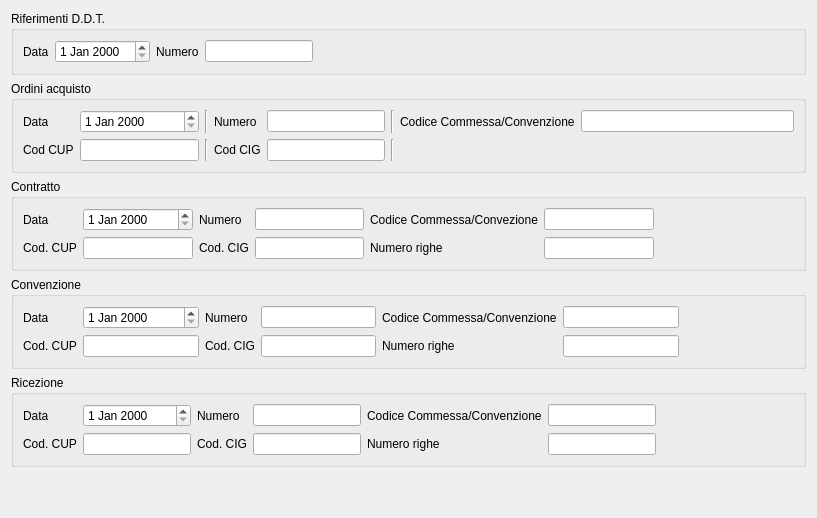
     <widget class="QWidget" name="tab_14">
      <attribute name="title">
       <string>Riferimenti</string>
      </attribute>
      <layout class="QGridLayout" name="gridLayout_9">
       <item row="4" column="0">
        <widget class="QGroupBox" name="groupBox_14">
         <property name="title">
          <string>Ricezione</string>
         </property>
         <layout class="QGridLayout" name="gridLayout_11">
          <item row="0" column="0">
           <widget class="QLabel" name="label_55">
            <property name="text">
             <string>Data</string>
            </property>
           </widget>
          </item>
          <item row="0" column="1">
           <widget class="QDateEdit" name="data_ric"/>
          </item>
          <item row="0" column="2">
           <widget class="QLabel" name="label_56">
            <property name="text">
             <string>Numero</string>
            </property>
           </widget>
          </item>
          <item row="0" column="3">
           <widget class="QLineEdit" name="numero_ric"/>
          </item>
          <item row="0" column="4">
           <widget class="QLabel" name="label_57">
            <property name="text">
             <string>Codice Commessa/Convenzione</string>
            </property>
           </widget>
          </item>
          <item row="0" column="5">
           <widget class="QLineEdit" name="cod_ric"/>
          </item>
          <item row="0" column="6">
           <spacer name="horizontalSpacer_7">
            <property name="orientation">
             <enum>Qt::Horizontal</enum>
            </property>
            <property name="sizeHint" stdset="0">
             <size>
              <width>138</width>
              <height>19</height>
             </size>
            </property>
           </spacer>
          </item>
          <item row="1" column="0">
           <widget class="QLabel" name="label_58">
            <property name="text">
             <string>Cod. CUP</string>
            </property>
           </widget>
          </item>
          <item row="1" column="1">
           <widget class="QLineEdit" name="cod_cup_ric"/>
          </item>
          <item row="1" column="2">
           <widget class="QLabel" name="label_59">
            <property name="text">
             <string>Cod. CIG</string>
            </property>
           </widget>
          </item>
          <item row="1" column="3">
           <widget class="QLineEdit" name="cod_cig_ric"/>
          </item>
          <item row="1" column="4">
           <widget class="QLabel" name="label_88">
            <property name="text">
             <string>Numero righe</string>
            </property>
           </widget>
          </item>
          <item row="1" column="5">
           <widget class="QLineEdit" name="num_righe_ric"/>
          </item>
         </layout>
        </widget>
       </item>
       <item row="0" column="0">
        <widget class="QGroupBox" name="groupBox_10">
         <property name="title">
          <string>Riferimenti D.D.T.</string>
         </property>
         <layout class="QGridLayout" name="gridLayout_24">
          <item row="0" column="1">
           <widget class="QDateEdit" name="data_conv_ddt">
            <property name="sizePolicy">
             <sizepolicy hsizetype="Fixed" vsizetype="Fixed">
              <horstretch>0</horstretch>
              <verstretch>0</verstretch>
             </sizepolicy>
            </property>
           </widget>
          </item>
          <item row="0" column="2">
           <widget class="QLabel" name="label_39">
            <property name="text">
             <string>Numero</string>
            </property>
           </widget>
          </item>
          <item row="0" column="3">
           <widget class="QLineEdit" name="numero">
            <property name="sizePolicy">
             <sizepolicy hsizetype="Fixed" vsizetype="Fixed">
              <horstretch>0</horstretch>
              <verstretch>0</verstretch>
             </sizepolicy>
            </property>
           </widget>
          </item>
          <item row="0" column="0">
           <widget class="QLabel" name="label_38">
            <property name="text">
             <string>Data</string>
            </property>
           </widget>
          </item>
          <item row="0" column="4">
           <spacer name="horizontalSpacer">
            <property name="orientation">
             <enum>Qt::Horizontal</enum>
            </property>
            <property name="sizeHint" stdset="0">
             <size>
              <width>40</width>
              <height>20</height>
             </size>
            </property>
           </spacer>
          </item>
         </layout>
        </widget>
       </item>
       <item row="3" column="0">
        <widget class="QGroupBox" name="groupBox_13">
         <property name="title">
          <string>Convenzione</string>
         </property>
         <layout class="QGridLayout" name="gridLayout_25">
          <item row="1" column="2">
           <widget class="QLabel" name="label_54">
            <property name="text">
             <string>Cod. CIG</string>
            </property>
           </widget>
          </item>
          <item row="1" column="3">
           <widget class="QLineEdit" name="cod_cig_conv"/>
          </item>
          <item row="1" column="4">
           <widget class="QLabel" name="label_87">
            <property name="text">
             <string>Numero righe</string>
            </property>
           </widget>
          </item>
          <item row="1" column="5">
           <widget class="QLineEdit" name="num_righe_contratto_2"/>
          </item>
          <item row="0" column="0">
           <widget class="QLabel" name="label_50">
            <property name="text">
             <string>Data</string>
            </property>
           </widget>
          </item>
          <item row="0" column="1">
           <widget class="QDateEdit" name="data_convenzione"/>
          </item>
          <item row="1" column="0">
           <widget class="QLabel" name="label_53">
            <property name="text">
             <string>Cod. CUP</string>
            </property>
           </widget>
          </item>
          <item row="1" column="1">
           <widget class="QLineEdit" name="cod_cup_conv"/>
          </item>
          <item row="0" column="2">
           <widget class="QLabel" name="label_51">
            <property name="text">
             <string>Numero</string>
            </property>
           </widget>
          </item>
          <item row="0" column="3">
           <widget class="QLineEdit" name="num_convenzione"/>
          </item>
          <item row="0" column="4">
           <widget class="QLabel" name="label_52">
            <property name="text">
             <string>Codice Commessa/Convenzione</string>
            </property>
           </widget>
          </item>
          <item row="0" column="5">
           <widget class="QLineEdit" name="cod_convenzione"/>
          </item>
          <item row="0" column="6">
           <spacer name="horizontalSpacer_5">
            <property name="orientation">
             <enum>Qt::Horizontal</enum>
            </property>
            <property name="sizeHint" stdset="0">
             <size>
              <width>40</width>
              <height>20</height>
             </size>
            </property>
           </spacer>
          </item>
         </layout>
        </widget>
       </item>
       <item row="1" column="0">
        <widget class="QGroupBox" name="groupBox_11">
         <property name="title">
          <string>Ordini acquisto</string>
         </property>
         <layout class="QGridLayout" name="gridLayout_8">
          <item row="0" column="0">
           <widget class="QLabel" name="label_45">
            <property name="text">
             <string>Data</string>
            </property>
           </widget>
          </item>
          <item row="0" column="2">
           <widget class="Line" name="line_30">
            <property name="orientation">
             <enum>Qt::Vertical</enum>
            </property>
           </widget>
          </item>
          <item row="0" column="1">
           <widget class="QDateEdit" name="data_ordini_acq"/>
          </item>
          <item row="1" column="1">
           <widget class="QLineEdit" name="cod_cup_contratto"/>
          </item>
          <item row="1" column="3">
           <widget class="QLabel" name="label_49">
            <property name="text">
             <string>Cod CIG</string>
            </property>
           </widget>
          </item>
          <item row="1" column="4">
           <widget class="QLineEdit" name="cod_cig_contratto"/>
          </item>
          <item row="1" column="6" colspan="2">
           <spacer name="horizontalSpacer_6">
            <property name="orientation">
             <enum>Qt::Horizontal</enum>
            </property>
            <property name="sizeHint" stdset="0">
             <size>
              <width>394</width>
              <height>19</height>
             </size>
            </property>
           </spacer>
          </item>
          <item row="0" column="3">
           <widget class="QLabel" name="label_46">
            <property name="text">
             <string>Numero</string>
            </property>
           </widget>
          </item>
          <item row="0" column="7">
           <widget class="QLineEdit" name="cod_comm_cont"/>
          </item>
          <item row="0" column="4">
           <widget class="QLineEdit" name="num_contratto_2"/>
          </item>
          <item row="0" column="6">
           <widget class="QLabel" name="label_47">
            <property name="text">
             <string>Codice Commessa/Convenzione</string>
            </property>
           </widget>
          </item>
          <item row="1" column="0">
           <widget class="QLabel" name="label_48">
            <property name="text">
             <string>Cod CUP</string>
            </property>
           </widget>
          </item>
          <item row="1" column="2">
           <widget class="Line" name="line_31">
            <property name="orientation">
             <enum>Qt::Vertical</enum>
            </property>
           </widget>
          </item>
          <item row="0" column="5">
           <widget class="Line" name="line_32">
            <property name="orientation">
             <enum>Qt::Vertical</enum>
            </property>
           </widget>
          </item>
          <item row="1" column="5">
           <widget class="Line" name="line_33">
            <property name="orientation">
             <enum>Qt::Vertical</enum>
            </property>
           </widget>
          </item>
         </layout>
        </widget>
       </item>
       <item row="2" column="0">
        <widget class="QGroupBox" name="groupBox_12">
         <property name="title">
          <string>Contratto</string>
         </property>
         <layout class="QGridLayout" name="gridLayout_10">
          <item row="0" column="0">
           <widget class="QLabel" name="label_40">
            <property name="text">
             <string>Data</string>
            </property>
           </widget>
          </item>
          <item row="0" column="1">
           <widget class="QDateEdit" name="dateEdit_2"/>
          </item>
          <item row="0" column="2">
           <widget class="QLabel" name="label_41">
            <property name="text">
             <string>Numero</string>
            </property>
           </widget>
          </item>
          <item row="0" column="3">
           <widget class="QLineEdit" name="num_contratto"/>
          </item>
          <item row="0" column="4">
           <widget class="QLabel" name="label_42">
            <property name="text">
             <string>Codice Commessa/Convezione</string>
            </property>
           </widget>
          </item>
          <item row="0" column="5">
           <widget class="QLineEdit" name="cod_commessa"/>
          </item>
          <item row="1" column="0">
           <widget class="QLabel" name="label_43">
            <property name="text">
             <string>Cod. CUP</string>
            </property>
           </widget>
          </item>
          <item row="1" column="1">
           <widget class="QLineEdit" name="cod_cup"/>
          </item>
          <item row="1" column="2">
           <widget class="QLabel" name="label_44">
            <property name="text">
             <string>Cod. CIG</string>
            </property>
           </widget>
          </item>
          <item row="1" column="3">
           <widget class="QLineEdit" name="cod_cig"/>
          </item>
          <item row="1" column="4">
           <widget class="QLabel" name="label_86">
            <property name="text">
             <string>Numero righe</string>
            </property>
           </widget>
          </item>
          <item row="1" column="5">
           <widget class="QLineEdit" name="num_righe_contratto"/>
          </item>
          <item row="1" column="6">
           <spacer name="horizontalSpacer_8">
            <property name="orientation">
             <enum>Qt::Horizontal</enum>
            </property>
            <property name="sizeHint" stdset="0">
             <size>
              <width>140</width>
              <height>19</height>
             </size>
            </property>
           </spacer>
          </item>
         </layout>
        </widget>
       </item>
       <item row="5" column="0">
        <spacer name="verticalSpacer">
         <property name="orientation">
          <enum>Qt::Vertical</enum>
         </property>
         <property name="sizeHint" stdset="0">
          <size>
           <width>20</width>
           <height>40</height>
          </size>
         </property>
        </spacer>
       </item>
      </layout>
     </widget>
